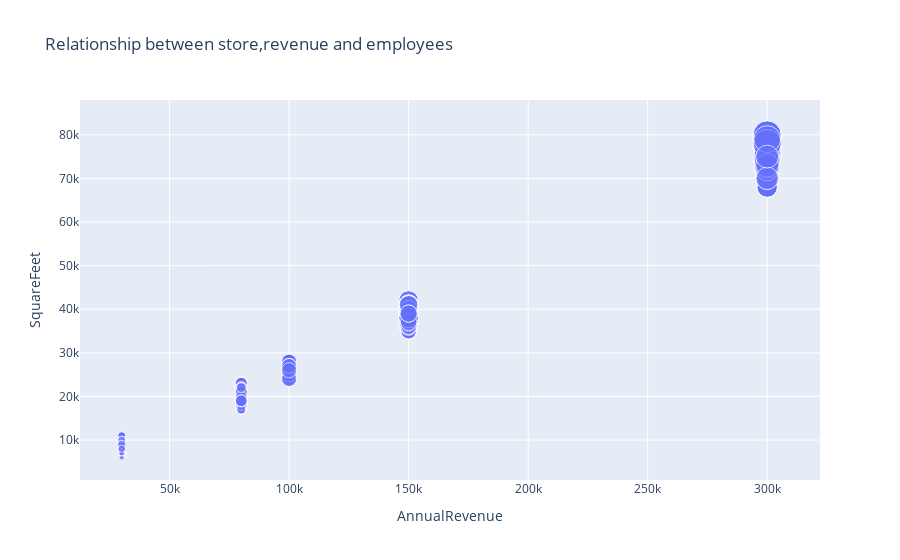

Notebook source saved alongside this figure:
### Markdown cell above
### 6.	What is the relationship between the size of the stores, number of employees and revenue

### Code cell
query6 = "SELECT [Name],[AnnualRevenue],[SquareFeet],[NumberEmployees] FROM [AdventureWorks2019].[Sales].[vStoreWithDemographics] ORDER BY [Name]"
df6= pandas.io.sql.read_sql(query6, db)         # For This One we use a Bubble Chart , I coded 2 options
#print(df6)
#plt.scatter(x=df6["AnnualRevenue"],y=df6["SquareFeet"],s=df6["NumberEmployees"],alpha=0.05)
#plt.xlabel("AnnualRevenue")
#plt.ylabel("SquareFeet")
#plt.show()
# Other Option using another library 
fig = px.scatter(df6, x="AnnualRevenue",y="SquareFeet",size='NumberEmployees',title="Relationship between store,revenue and employees")
fig.show()

### Figure 1 — Plotly figure (JSON) as saved in the notebook; plotly's stock layout.template omitted (floating-point values rounded to 4 significant figures; data arrays with more than 128 entries replaced by an {"elided": "..."} marker saying what was removed)
{"data": [{"hovertemplate": "AnnualRevenue=%{x}<br>SquareFeet=%{y}<br>NumberEmployees=%{marker.size}<extra></extra>", "legendgroup": "", "marker": {"color": "#636efa", "size": {"elided": "701 int values"}, "sizemode": "area", "sizeref": 0.25, "symbol": "circle"}, "mode": "markers", "name": "", "orientation": "v", "showlegend": false, "type": "scatter", "x": {"elided": "701 int values"}, "xaxis": "x", "y": {"elided": "701 int values"}, "yaxis": "y"}], "layout": {"legend": {"itemsizing": "constant", "tracegroupgap": 0}, "title": {"text": "Relationship between store,revenue and employees"}, "xaxis": {"anchor": "y", "domain": [0, 1], "title": {"text": "AnnualRevenue"}}, "yaxis": {"anchor": "x", "domain": [0, 1], "title": {"text": "SquareFeet"}}}}
